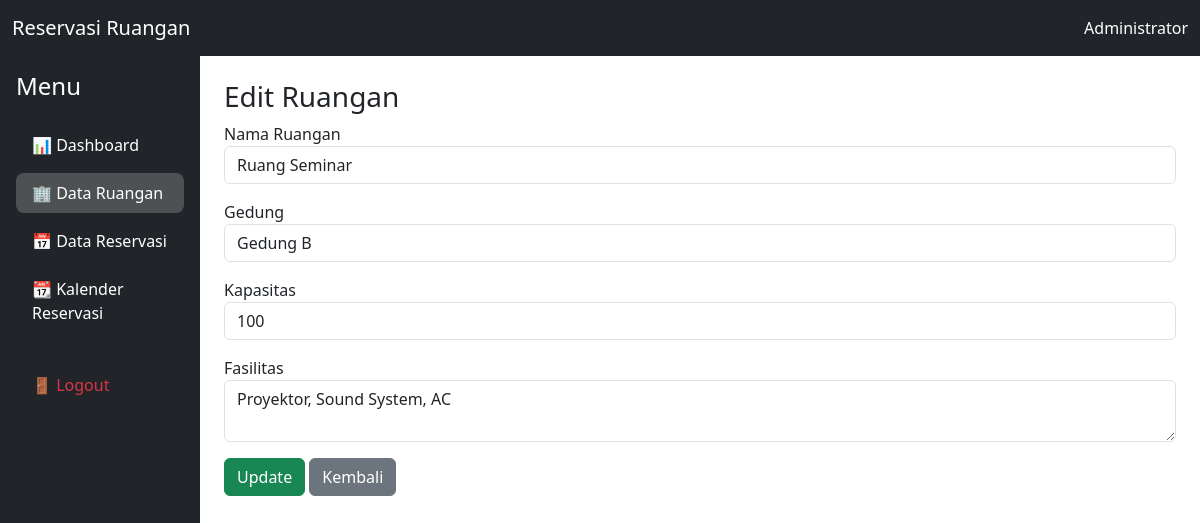
Screenshot of /index.php?page=ruangan&action=edit&id=2 (signed in) with the database file from the repository.
### tables this page shows
CREATE TABLE `ruangan` (
  `id` int NOT NULL,
  `nama_ruangan` varchar(100) NOT NULL,
  `gedung` varchar(100) NOT NULL,
  `kapasitas` int NOT NULL,
  `fasilitas` text,
  `status` enum('aktif','nonaktif') DEFAULT 'aktif',
  `created_at` timestamp NULL DEFAULT CURRENT_TIMESTAMP
);

### public/index.php (called while the page is built, shortened)
<?php
require '../routes/web.php';

### app/models/Database.php (called while the page is built, shortened)
<?php
require_once __DIR__ . '/../../config/database.php';
class DB
{
    public function __construct()
    {
        $database = new Database();
        $this->conn = $database->connect();
    }
}

### config/database.php (called while the page is built, shortened)
<?php
class Database
{
    private $host = "localhost";
    private $dbname = "reservasi_ruangan";
    private $username = "root";
    private $password = "";
    public function connect()
    {
        $this->conn = null;
        try {
            $this->conn = new PDO(
                "mysql:host=".$this->host.";dbname=".$this->dbname,
                $this->username,
                $this->password
            );
            $this->conn->setAttribute(
                PDO::ATTR_ERRMODE,
                PDO::ERRMODE_EXCEPTION
            );
        } catch(PDOException $e) {
            die("Koneksi gagal : " . $e->getMessage());
        }
        return $this->conn;
    }
}

### app/models/RuanganModel.php (called while the page is built, shortened)
<?php
require_once 'Database.php';
class RuanganModel extends DB
{
    public function find($id)
    {
        $stmt = $this->conn->prepare("
            SELECT *
            FROM ruangan
            WHERE id = ?
        ");
        $stmt->execute([$id]);
        return $stmt->fetch(PDO::FETCH_ASSOC);
    }
}

### app/views/ruangan/edit.php (the view)
<?php require '../app/views/layouts/header.php'; ?>
<?php require '../app/views/layouts/navbar.php'; ?>
<div class="container-fluid">
    <div class="row">
        <?php require '../app/views/layouts/sidebar.php'; ?>
        <div class="col-md-10 p-4">
            <h3>Edit Ruangan</h3>
            <form method="POST">
                <div class="mb-3">
                    <label>Nama Ruangan</label>
                    <input
                        type="text"
                        name="nama_ruangan"
                        class="form-control"
                        value="<?= $data['nama_ruangan'] ?>"
                        required
                    >
                </div>
                <div class="mb-3">
                    <label>Gedung</label>
                    <input
                        type="text"
                        name="gedung"
                        class="form-control"
                        value="<?= $data['gedung'] ?>"
                        required
                    >
                </div>
                <div class="mb-3">
                    <label>Kapasitas</label>
                    <input
                        type="number"
                        name="kapasitas"
                        class="form-control"
                        value="<?= $data['kapasitas'] ?>"
                        required
                    >
                </div>
                <div class="mb-3">
                    <label>Fasilitas</label>
                    <textarea
                        name="fasilitas"
                        class="form-control"
                    ><?= $data['fasilitas'] ?></textarea>
                </div>
                <button class="btn btn-success">
                    Update
                </button>
                <a
                    href="index.php?page=ruangan"
                    class="btn btn-secondary"
                >
                    Kembali
                </a>
            </form>
        </div>
    </div>
</div>
<?php require '../app/views/layouts/footer.php'; ?>

### rows the page displays
ruangan: nama_ruangan "Ruang Seminar", gedung "Gedung B", kapasitas "100", fasilitas "Proyektor, Sound System, AC"

### other values shown
$_SESSION['nama'] "Administrator"
